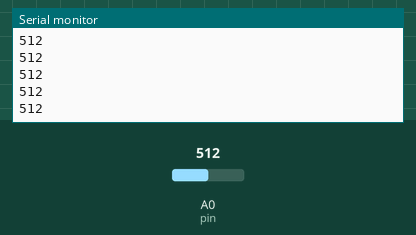
Bench run of a sketch on a simulated ESP8266 (NodeMCU). Shown: the last lines printed to the serial monitor. Inputs (shaded band) come from the test bench; at power-on: A0 (pin) = 512.

Above: at 1.2 s.
1.3 s: A0 (pin) set to 716
At 1.31 s:
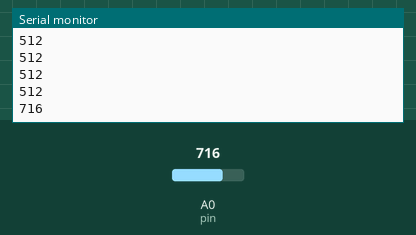
2.8 s: A0 (pin) set to 900
At 2.81 s:
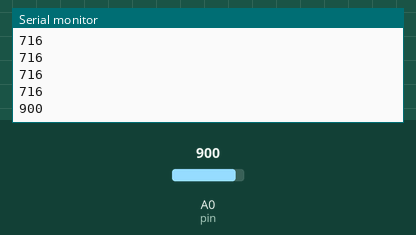
Timing chart, 0 to 5.8 s (numbered marks = the images above; inputs shaded):
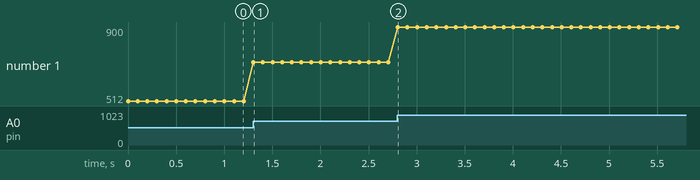

The sketch:

sketch_mar30c.ino
```cpp
int pin=A0;

int o=9.27;
int led=D0;
void setup() {
  // put your setup code here, to run once:
  Serial.begin(1200);
  Serial.println("enter input:");

}


void loop() {
  // put your main code here, to run repeatedly:
  int x=analogRead(pin);
  Serial.println(x);
  int per=x/o;
  int du=((per*2.55)/10)*10;
  digitalWrite(led,du);
  delay(100);

}
```

Measured:
- after the input at 1.3 s, the serial monitor: prints a new line at once (image 1)
- after the input at 2.8 s, the serial monitor: prints a new line at once (image 2)
- plotted number 1: 512 → 716 after the input at 1.3 s, 716 → 900 after the input at 2.8 s
